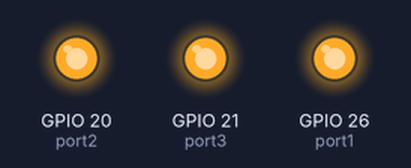
This program was run on a simulated Raspberry Pi (BCM pin numbers). Parts: output pins drawn as LEDs (lit = HIGH). Web requests get an empty 200 reply after 0.4 s.

Above: at 0.2 s.
Timing chart, 0 to 1.9 s (numbered marks = the images above):
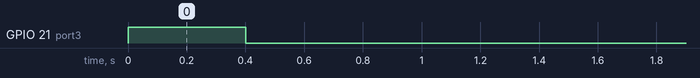

The program:

monitor3.py
```python
# (licence header left out)
# required:
#   pip install RPi.GPIO

import requests
import RPi.GPIO as GPIO
import time


port1 = 26
port2 = 20
port3 = 21
TARGET_URL = 'http://httpbin.org/status/500'

GPIO.setmode(GPIO.BCM)
GPIO.setwarnings(False)
GPIO.setup(port1, GPIO.OUT)
GPIO.setup(port2, GPIO.OUT)
GPIO.setup(port3, GPIO.OUT)

GPIO.output(port1, GPIO.HIGH)
GPIO.output(port2, GPIO.HIGH)
GPIO.output(port3, GPIO.HIGH)

try:
    while 1:
        r = requests.get(TARGET_URL)

        if r.status_code >= 500:
            GPIO.output(port1, GPIO.LOW)
            GPIO.output(port2, GPIO.HIGH)
            GPIO.output(port3, GPIO.HIGH)
        elif r.status_code >= 400:
            GPIO.output(port1, GPIO.HIGH)
            GPIO.output(port2, GPIO.LOW)
            GPIO.output(port3, GPIO.HIGH)
        else:
            GPIO.output(port1, GPIO.HIGH)
            GPIO.output(port2, GPIO.HIGH)
            GPIO.output(port3, GPIO.LOW)
        time.sleep(10)
finally:
    GPIO.cleanup()
```

Measured:
- by itself, GPIO 21 (port3): HIGH → LOW at 0.40 s
